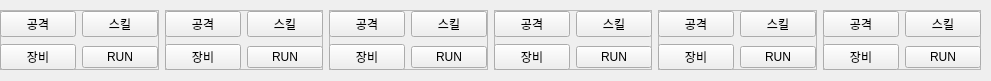
  <widget class="QWidget" name="btn_widget" native="true">
   <property name="geometry">
    <rect>
     <x>10</x>
     <y>790</y>
     <width>991</width>
     <height>81</height>
    </rect>
   </property>
   <widget class="QWidget" name="layoutWidget_4">
    <property name="geometry">
     <rect>
      <x>0</x>
      <y>10</y>
      <width>981</width>
      <height>61</height>
     </rect>
    </property>
    <layout class="QHBoxLayout" name="btn_layout_2">
     <property name="sizeConstraint">
      <enum>QLayout::SetMinAndMaxSize</enum>
     </property>
     <item>
      <widget class="QFrame" name="frame_11">
       <property name="sizePolicy">
        <sizepolicy hsizetype="MinimumExpanding" vsizetype="MinimumExpanding">
         <horstretch>0</horstretch>
         <verstretch>0</verstretch>
        </sizepolicy>
       </property>
       <property name="minimumSize">
        <size>
         <width>150</width>
         <height>10</height>
        </size>
       </property>
       <property name="maximumSize">
        <size>
         <width>500</width>
         <height>60</height>
        </size>
       </property>
       <property name="frameShape">
        <enum>QFrame::StyledPanel</enum>
       </property>
       <property name="frameShadow">
        <enum>QFrame::Raised</enum>
       </property>
       <widget class="QWidget" name="layoutWidget_15">
        <property name="geometry">
         <rect>
          <x>0</x>
          <y>0</y>
          <width>158</width>
          <height>61</height>
         </rect>
        </property>
        <layout class="QGridLayout" name="gridLayout_16">
         <item row="0" column="0">
          <widget class="QPushButton" name="pb_atk_warrior">
           <property name="text">
            <string>공격</string>
           </property>
          </widget>
         </item>
         <item row="2" column="0">
          <widget class="QPushButton" name="pb_equip_warrior">
           <property name="text">
            <string>장비</string>
           </property>
          </widget>
         </item>
         <item row="0" column="1">
          <widget class="QPushButton" name="pb_skill_job_warrior">
           <property name="text">
            <string>스킬</string>
           </property>
          </widget>
         </item>
         <item row="2" column="1">
          <widget class="QPushButton" name="pb_run_job_warrior">
           <property name="text">
            <string>RUN</string>
           </property>
          </widget>
         </item>
        </layout>
       </widget>
      </widget>
     </item>
     <item>
      <widget class="QFrame" name="frame_14">
       <property name="sizePolicy">
        <sizepolicy hsizetype="MinimumExpanding" vsizetype="MinimumExpanding">
         <horstretch>0</horstretch>
         <verstretch>0</verstretch>
        </sizepolicy>
       </property>
       <property name="minimumSize">
        <size>
         <width>155</width>
         <height>10</height>
        </size>
       </property>
       <property name="maximumSize">
        <size>
         <width>500</width>
         <height>60</height>
        </size>
       </property>
       <property name="frameShape">
        <enum>QFrame::StyledPanel</enum>
       </property>
       <property name="frameShadow">
        <enum>QFrame::Raised</enum>
       </property>
       <widget class="QWidget" name="layoutWidget_16">
        <property name="geometry">
         <rect>
          <x>0</x>
          <y>0</y>
          <width>158</width>
          <height>61</height>
         </rect>
        </property>
        <layout class="QGridLayout" name="gridLayout_17">
         <item row="0" column="0">
          <widget class="QPushButton" name="pb_atk_archer">
           <property name="text">
            <string>공격</string>
           </property>
          </widget>
         </item>
         <item row="2" column="0">
          <widget class="QPushButton" name="pb_equip_archer">
           <property name="text">
            <string>장비</string>
           </property>
          </widget>
         </item>
         <item row="0" column="1">
          <widget class="QPushButton" name="pb_skill_job_archer">
           <property name="text">
            <string>스킬</string>
           </property>
          </widget>
         </item>
         <item row="2" column="1">
          <widget class="QPushButton" name="pb_run_job_archer">
           <property name="text">
            <string>RUN</string>
           </property>
          </widget>
         </item>
        </layout>
       </widget>
      </widget>
     </item>
     <item>
      <widget class="QFrame" name="frame_15">
       <property name="sizePolicy">
        <sizepolicy hsizetype="MinimumExpanding" vsizetype="MinimumExpanding">
         <horstretch>0</horstretch>
         <verstretch>0</verstretch>
        </sizepolicy>
       </property>
       <property name="minimumSize">
        <size>
         <width>155</width>
         <height>10</height>
        </size>
       </property>
       <property name="maximumSize">
        <size>
         <width>500</width>
         <height>60</height>
        </size>
       </property>
       <property name="frameShape">
        <enum>QFrame::StyledPanel</enum>
       </property>
       <property name="frameShadow">
        <enum>QFrame::Raised</enum>
       </property>
       <widget class="QWidget" name="layoutWidget_17">
        <property name="geometry">
         <rect>
          <x>0</x>
          <y>0</y>
          <width>158</width>
          <height>61</height>
         </rect>
        </property>
        <layout class="QGridLayout" name="gridLayout_18">
         <item row="0" column="0">
          <widget class="QPushButton" name="pb_atk_swordman">
           <property name="text">
            <string>공격</string>
           </property>
          </widget>
         </item>
         <item row="2" column="0">
          <widget class="QPushButton" name="pb_equip_swordman">
           <property name="text">
            <string>장비</string>
           </property>
          </widget>
         </item>
         <item row="0" column="1">
          <widget class="QPushButton" name="pb_skill_job_swordman">
           <property name="text">
            <string>스킬</string>
           </property>
          </widget>
         </item>
         <item row="2" column="1">
          <widget class="QPushButton" name="pb_run_job_swordman">
           <property name="text">
            <string>RUN</string>
           </property>
          </widget>
         </item>
        </layout>
       </widget>
      </widget>
     </item>
     <item>
      <widget class="QFrame" name="frame_16">
       <property name="sizePolicy">
        <sizepolicy hsizetype="MinimumExpanding" vsizetype="MinimumExpanding">
         <horstretch>0</horstretch>
         <verstretch>0</verstretch>
        </sizepolicy>
       </property>
       <property name="minimumSize">
        <size>
         <width>155</width>
         <height>10</height>
        </size>
       </property>
       <property name="maximumSize">
        <size>
         <width>500</width>
         <height>60</height>
        </size>
       </property>
       <property name="frameShape">
        <enum>QFrame::StyledPanel</enum>
       </property>
       <property name="frameShadow">
        <enum>QFrame::Raised</enum>
       </property>
       <widget class="QWidget" name="layoutWidget_18">
        <property name="geometry">
         <rect>
          <x>0</x>
          <y>0</y>
          <width>158</width>
          <height>61</height>
         </rect>
        </property>
        <layout class="QGridLayout" name="gridLayout_19">
         <item row="0" column="0">
          <widget class="QPushButton" name="pb_atk_wizard_red">
           <property name="text">
            <string>공격</string>
           </property>
          </widget>
         </item>
         <item row="2" column="0">
          <widget class="QPushButton" name="pb_equip_wizard_red">
           <property name="text">
            <string>장비</string>
           </property>
          </widget>
         </item>
         <item row="0" column="1">
          <widget class="QPushButton" name="pb_skill_job_wizard_red">
           <property name="text">
            <string>스킬</string>
           </property>
          </widget>
         </item>
         <item row="2" column="1">
          <widget class="QPushButton" name="pb_run_job_wizard_red">
           <property name="text">
            <string>RUN</string>
           </property>
          </widget>
         </item>
        </layout>
       </widget>
      </widget>
     </item>
     <item>
      <widget class="QFrame" name="frame_17">
       <property name="sizePolicy">
        <sizepolicy hsizetype="MinimumExpanding" vsizetype="MinimumExpanding">
         <horstretch>0</horstretch>
         <verstretch>0</verstretch>
        </sizepolicy>
       </property>
       <property name="minimumSize">
        <size>
         <width>155</width>
         <height>10</height>
        </size>
       </property>
       <property name="maximumSize">
        <size>
         <width>500</width>
         <height>60</height>
        </size>
       </property>
       <property name="frameShape">
        <enum>QFrame::StyledPanel</enum>
       </property>
       <property name="frameShadow">
        <enum>QFrame::Raised</enum>
       </property>
       <widget class="QWidget" name="layoutWidget_19">
        <property name="geometry">
         <rect>
          <x>0</x>
          <y>0</y>
          <width>158</width>
          <height>61</height>
         </rect>
        </property>
        <layout class="QGridLayout" name="gridLayout_20">
         <item row="0" column="0">
          <widget class="QPushButton" name="pb_atk_wizard_black">
           <property name="text">
            <string>공격</string>
           </property>
          </widget>
         </item>
         <item row="2" column="0">
          <widget class="QPushButton" name="pb_equip_wizard__black">
           <property name="text">
            <string>장비</string>
           </property>
          </widget>
         </item>
         <item row="0" column="1">
          <widget class="QPushButton" name="pb_skill_job_wizard_black">
           <property name="text">
            <string>스킬</string>
           </property>
          </widget>
         </item>
         <item row="2" column="1">
          <widget class="QPushButton" name="pb_run_wizard__black">
           <property name="text">
            <string>RUN</string>
           </property>
          </widget>
         </item>
        </layout>
       </widget>
      </widget>
     </item>
     <item>
      <widget class="QFrame" name="frame_18">
       <property name="sizePolicy">
        <sizepolicy hsizetype="MinimumExpanding" vsizetype="MinimumExpanding">
         <horstretch>0</horstretch>
         <verstretch>0</verstretch>
        </sizepolicy>
       </property>
       <property name="minimumSize">
        <size>
         <width>155</width>
         <height>10</height>
        </size>
       </property>
       <property name="maximumSize">
        <size>
         <width>500</width>
         <height>60</height>
        </size>
       </property>
       <property name="frameShape">
        <enum>QFrame::StyledPanel</enum>
       </property>
       <property name="frameShadow">
        <enum>QFrame::Raised</enum>
       </property>
       <widget class="QWidget" name="layoutWidget_20">
        <property name="geometry">
         <rect>
          <x>0</x>
          <y>0</y>
          <width>158</width>
          <height>61</height>
         </rect>
        </property>
        <layout class="QGridLayout" name="gridLayout_21">
         <item row="0" column="0">
          <widget class="QPushButton" name="pb_atk_wizard_white">
           <property name="text">
            <string>공격</string>
           </property>
          </widget>
         </item>
         <item row="2" column="0">
          <widget class="QPushButton" name="pb_equip_wizard_white">
           <property name="text">
            <string>장비</string>
           </property>
          </widget>
         </item>
         <item row="0" column="1">
          <widget class="QPushButton" name="pb_skill_job_wizard_white">
           <property name="text">
            <string>스킬</string>
           </property>
          </widget>
         </item>
         <item row="2" column="1">
          <widget class="QPushButton" name="pb_run_job_wizard_white">
           <property name="text">
            <string>RUN</string>
           </property>
          </widget>
         </item>
        </layout>
       </widget>
      </widget>
     </item>
    </layout>
   </widget>
  </widget>
